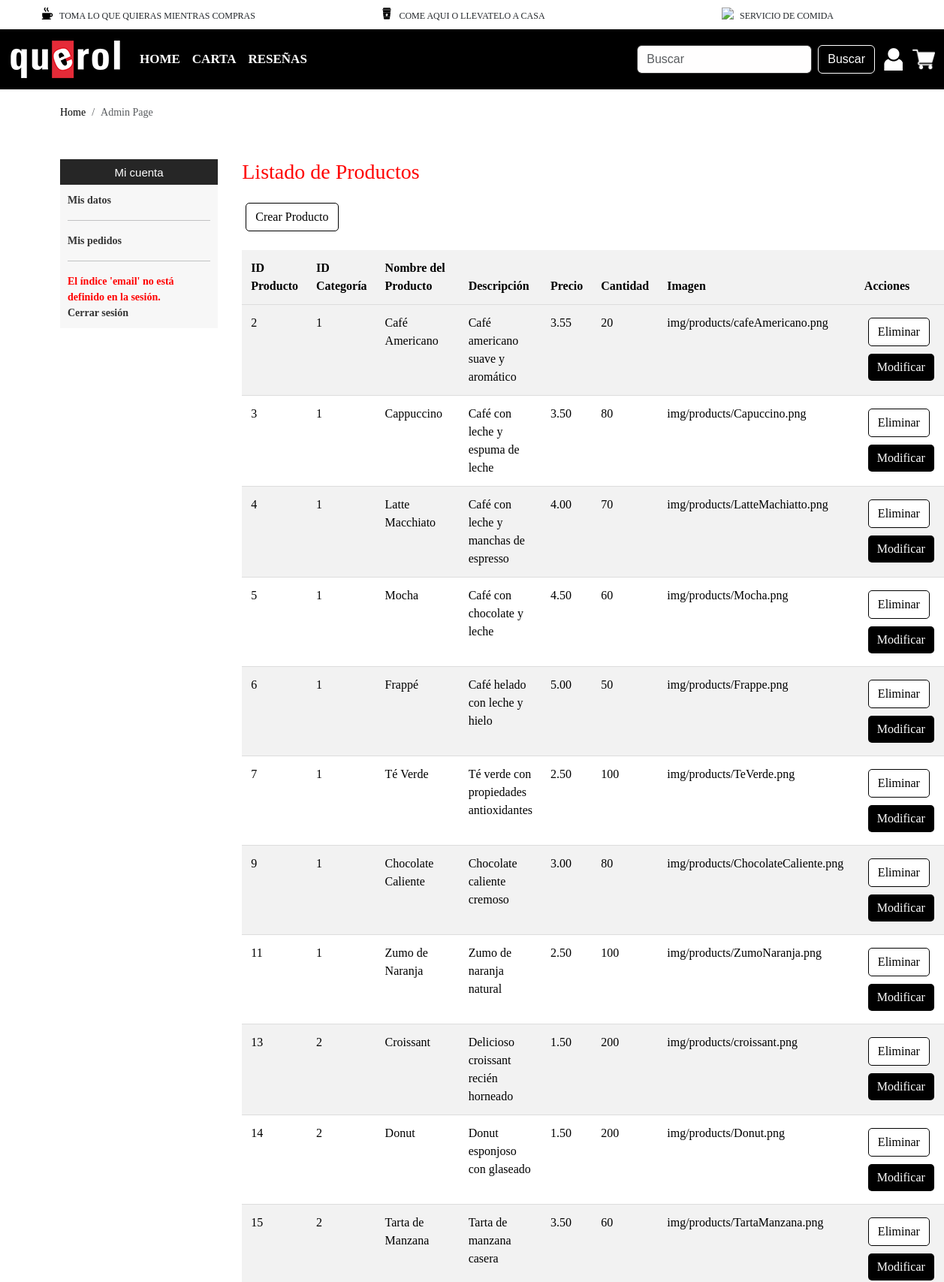
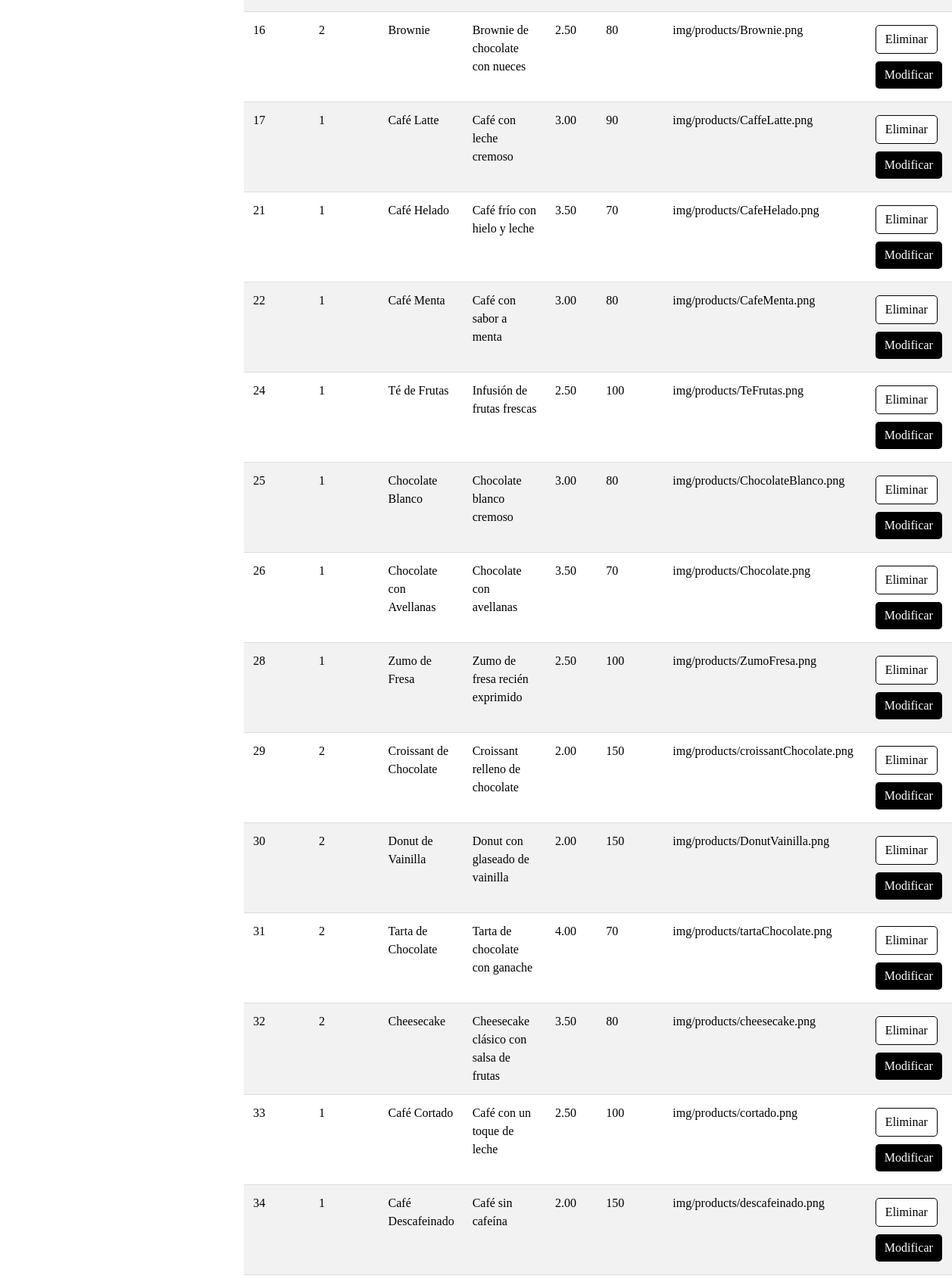
The page /views/adminPage.php (upper part) on the database its author committed (2 pictures, top to bottom).
### tables this page shows
CREATE TABLE `productos` (
  `ID_PRODUCTO` int(11) NOT NULL,
  `ID_CATEGORIA` int(11) NOT NULL,
  `NOMBRE_PRODUCTO` varchar(50) NOT NULL,
  `DESCRIPCION` varchar(250) NOT NULL,
  `PRECIO` double(5,2) NOT NULL,
  `CANTIDAD` int(11) NOT NULL,
  `IMG` varchar(250) NOT NULL,
  `PRECIO_DESCUENTO` int(11) NOT NULL
);

### model/productoDAO.php (called while the page is built, shortened)
<?php
final class productoDAO
{
    public static function getAllProducto()
    {
        $con = DataBase::connect();
        $sql = "SELECT * FROM productos";
        if ($resultado = $con->query($sql)) {
            while ($productoDB = $resultado->fetch_object()) {
                $allproducts[] = $productoDB;
            }
            return $allproducts;
        }
    }
}
?>

### views/adminPage.php (the view, shortened to what this page needs)
<!DOCTYPE html>
<html lang="en">
<head>
  <link href="https://cdn.jsdelivr.net/npm/bootstrap@5.3.2/dist/css/bootstrap.min.css" rel="stylesheet"
>
  <link rel="stylesheet" href="Style\styleadminpage.css">
</head>
<body>
  <header>
    <section>
      <div class="row">
        <div class="Header2 col-12 col-md-4 text-sm-center">
          <img src="img/icons/coffee.png" alt="coffee">
          <h3 class="text-sm">TOMA LO QUE QUIERAS MIENTRAS COMPRAS</h3>
        </div>
        <div class="Header2 col-12 col-md-4 text-sm-center">
          <img src="img/icons/coffee-cup.png" alt="coffee">
          <h3 class="text-sm">COME AQUI O LLEVATELO A CASA</h3>
        </div>
        <div class="Header2 col-12 col-md-4 text-sm-center">
          <img src="img/icons/cake.png" alt="cake">
          <h3 class="text-sm">SERVICIO DE COMIDA</h3>
        </div>
      </div>
    </section>
    <div class="header3">
      <nav class="navbar navbar-expand-lg bg-body-tertiary">
        <div class="container-fluid">
          <a class="navbar-brand" href="?controller=producto"><img src="img\IMGHome\logo_principal.png" alt="logo"></a>
          <div class="collapse navbar-collapse" id="navbarSupportedContent">
            <ul class="navbar-nav me-auto mb-2 mb-lg-0">
              <li class="nav-item">
                <a class="nav-link active" aria-current="page" href="?controller=producto">HOME</a>
              </li>
              <li class="nav-item">
                <a class="nav-link active" aria-current="page" href="?controller=producto&action=Carta">CARTA</a>
              </li>
              <li class="nav-item">
                <a class="nav-link active" aria-current="page" href="?controller=producto&action=Reseñas">RESEÑAS</a>
              </li>
            </ul>
            <form class="d-flex" role="search">
              <input class="form-control me-2" type="search" placeholder="Buscar" aria-label="Buscar">
              <button class="btn" type="submit">Buscar</button>
            </form>
            <a class="navbar-account" href="?controller=usuario&action=redirectToPage"><img
                src="img\icons\icon-account.png" alt="logo"></a>
            <a class="navbar-cart" href="?controller=producto&action=Carrito">
              <img src="img\icons\carrito-de-compras.png" alt="logo">
            </a>
          </div>
        </div>
      </nav>
    </div>
  </header>
  <section class="breadcrumb">
    <nav aria-label="breadcrumb">
      <ol class="breadcrumb">
        <li class="breadcrumb-item"><a href="?controller=producto">Home</a></li>
        <li class="breadcrumb-item active" aria-current="page">Admin Page</li>
      </ol>
    </nav>
  </section>
  <div class="row">
    <div class="col-md-3">
      <div class="menumyaccount" id="cssmenu">
        <h3>Mi cuenta</h3>
        <ul>
          <li><a href="?controller=usuario&action=dashboard" title="Mis Datos">Mis datos</a></li>
          <hr>
          <li><a href="?controller=usuario&action=mispedidos" title="Mis pedidos">Mis pedidos</a></li>
          <hr>
          <?php
          if (isset($_SESSION['email'])) {
            $emailUsuario = $_SESSION['email'];
            $permisoUsuario = usuarioController::obtenerPermisoUsuario($emailUsuario);
            if ($permisoUsuario == 0) {
              echo '<li>Pagina Administrador</li><hr>';
            }
          } else {
            echo "<li>El índice 'email' no está definido en la sesión.</li>";
          }
          ?>
          <li><a href="?controller=usuario&action=CerrarSesion" title="Cerrar sesión">Cerrar sesión</a></li>
        </ul>
      </div>
    </div>
    <div class="col-md-9">
      <section class="tablaProductos">
        <h2>Listado de Productos</h2>
        <a href="?controller=producto&action=crearProducto" class="btn btn-primary">Crear Producto</a>
        <table class="table table-striped table-hover">
          <thead>
            <tr>
              <th>ID Producto</th>
              <th>ID Categoría</th>
              <th>Nombre del Producto</th>
              <th>Descripción</th>
              <th>Precio</th>
              <th>Cantidad</th>
              <th>Imagen</th>
              <th>Acciones</th>
            </tr>
          </thead>
          <tbody>
            <?php
            $productos = productoDAO::getAllProducto();
            foreach ($productos as $producto) {
              echo '<tr>';
              echo '<td>' . $producto->ID_PRODUCTO . '</td>';
              echo '<td>' . $producto->ID_CATEGORIA . '</td>';
              echo '<td>' . $producto->NOMBRE_PRODUCTO . '</td>';
              echo '<td>' . $producto->DESCRIPCION . '</td>';
              echo '<td>' . $producto->PRECIO . '</td>';
              echo '<td>' . $producto->CANTIDAD . '</td>';
              echo '<td>' . $producto->IMG . '</td>';
              echo '<td>
                        <a href="?controller=producto&action=eliminarProducto&id=' . $producto->ID_PRODUCTO . '" class="btn btn-primary">Eliminar</a>
                        <a href="?controller=producto&action=modificarProducto&id=' . $producto->ID_PRODUCTO . '" class="btn btn-info">Modificar</a>
                    </td>';
              echo '</tr>';
            }
            ?>
          </tbody>
        </table>
      </section>
    </div>
</body>
</html>

### Style/styleadminpage.css (style rules this page uses)
body { margin: 0 auto; }
.Header2 { display: flex; justify-content: center; height: 38.8px; }
.Header2 h3 { font-family: DIN; font-size: 12px; padding-top: 14px; }
.Header2 img { width: 16px; height: 16px; margin-right: 8px; margin-top: 10px; }
.row { max-width: 100%; }
.header3 .navbar { background-color: #000 !important; }
.header3 .navbar-nav .nav-link { color: #fff !important; }
.header3 .navbar .form-control { background-color: #fffefe; color: #000000; border-color: #333; }
.btn { border-color: white; color: white; }
.navbar-account { margin-left: 10px; }
.navbar-cart img { margin-left: 10px; max-width: 30px; height: 30px; }
.collapse.navbar-collapse a { padding: 0; border: 0; font-size: 100%; vertical-align: baseline; font-size: 17px; font-family: DIN; font-weight: bold; }
body { font-family: Arial, sans-serif; margin: 0; }
.row { display: flex; flex-wrap: wrap; }
.breadcrumb nav { text-decoration: none; color: black; font-size: 14px; font-family: DIN; font-weight: 400; margin-top: 20px; margin-left: 80px; }
.breadcrumb a { text-decoration: none; color: black; }
.col-md-3 { width: 25%; }
.menumyaccount { background-color: #f7f7f7; margin-bottom: 20px; margin-left: 80px; margin-top: 20px; }
.menumyaccount h3 { font-size: 15px; background: #262626; text-align: center; color: white; padding: 9px 15px; margin-top: 8px; padding-bottom: 7px; margin-bottom: 0; }
.menumyaccount ul { list-style: none; padding: 10px; font-family: DIN; font-size: 14px; }
.menumyaccount ul li { color: red; text-decoration: none; font-weight: bold; }
.menumyaccount ul li a { text-decoration: none; color: #333; font-weight: bold; }
.col-md-9 { width: 75%; padding: 20px; margin-bottom: 20px; font-family: DIN; }
.col-md-9 h2 { font-size: 28px; margin-bottom: 20px; color: #ff0000; font-family: DIN; }
.btn-info, .btn-primary { display: inline-block; font-size: 16px; text-decoration: none; color: #fff; border: none; border-radius: 5px; cursor: pointer; margin-bottom: 10px; margin: 5px; }
.btn-info { background-color: #000000; }
.btn-primary { background-color: #ffffff; color: #000; border: 1px solid #000; }
.table { width: 100%; border-collapse: collapse; margin-top: 20px; }
.table th, .table td { padding: 12px; text-align: left; border-bottom: 1px solid #ddd; }
.table th { background-color: #f2f2f2; }

### rows shown on the page
productos: ID_PRODUCTO "2", ID_CATEGORIA "1", NOMBRE_PRODUCTO "Café Americano", DESCRIPCION "Café americano suave y aromático", PRECIO "3.55", CANTIDAD "20", IMG "img/products/cafeAmericano.png"
productos: ID_PRODUCTO "3", ID_CATEGORIA "1", NOMBRE_PRODUCTO "Cappuccino", DESCRIPCION "Café con leche y espuma de leche", PRECIO "3.50", CANTIDAD "80", IMG "img/products/Capuccino.png"
productos: ID_PRODUCTO "4", ID_CATEGORIA "1", NOMBRE_PRODUCTO "Latte Macchiato", DESCRIPCION "Café con leche y manchas de espresso", PRECIO "4.00", CANTIDAD "70", IMG "img/products/LatteMachiatto.png"
productos: ID_PRODUCTO "5", ID_CATEGORIA "1", NOMBRE_PRODUCTO "Mocha", DESCRIPCION "Café con chocolate y leche", PRECIO "4.50", CANTIDAD "60", IMG "img/products/Mocha.png"
productos: ID_PRODUCTO "6", ID_CATEGORIA "1", NOMBRE_PRODUCTO "Frappé", DESCRIPCION "Café helado con leche y hielo", PRECIO "5.00", CANTIDAD "50", IMG "img/products/Frappe.png"
productos: ID_PRODUCTO "7", ID_CATEGORIA "1", NOMBRE_PRODUCTO "Té Verde", DESCRIPCION "Té verde con propiedades antioxidantes", PRECIO "2.50", CANTIDAD "100", IMG "img/products/TeVerde.png"
productos: ID_PRODUCTO "9", ID_CATEGORIA "1", NOMBRE_PRODUCTO "Chocolate Caliente", DESCRIPCION "Chocolate caliente cremoso", PRECIO "3.00", CANTIDAD "80", IMG "img/products/ChocolateCaliente.png"
productos: ID_PRODUCTO "11", ID_CATEGORIA "1", NOMBRE_PRODUCTO "Zumo de Naranja", DESCRIPCION "Zumo de naranja natural", PRECIO "2.50", CANTIDAD "100", IMG "img/products/ZumoNaranja.png"
productos: ID_PRODUCTO "13", ID_CATEGORIA "2", NOMBRE_PRODUCTO "Croissant", DESCRIPCION "Delicioso croissant recién horneado", PRECIO "1.50", CANTIDAD "200", IMG "img/products/croissant.png"
productos: ID_PRODUCTO "14", ID_CATEGORIA "2", NOMBRE_PRODUCTO "Donut", DESCRIPCION "Donut esponjoso con glaseado", PRECIO "1.50", CANTIDAD "200", IMG "img/products/Donut.png"
productos: ID_PRODUCTO "15", ID_CATEGORIA "2", NOMBRE_PRODUCTO "Tarta de Manzana", DESCRIPCION "Tarta de manzana casera", PRECIO "3.50", CANTIDAD "60", IMG "img/products/TartaManzana.png"
productos: ID_PRODUCTO "16", ID_CATEGORIA "2", NOMBRE_PRODUCTO "Brownie", DESCRIPCION "Brownie de chocolate con nueces", PRECIO "2.50", CANTIDAD "80", IMG "img/products/Brownie.png"
productos: ID_PRODUCTO "17", ID_CATEGORIA "1", NOMBRE_PRODUCTO "Café Latte", DESCRIPCION "Café con leche cremoso", PRECIO "3.00", CANTIDAD "90", IMG "img/products/CaffeLatte.png"
productos: ID_PRODUCTO "21", ID_CATEGORIA "1", NOMBRE_PRODUCTO "Café Helado", DESCRIPCION "Café frío con hielo y leche", PRECIO "3.50", CANTIDAD "70", IMG "img/products/CafeHelado.png"
productos: ID_PRODUCTO "22", ID_CATEGORIA "1", NOMBRE_PRODUCTO "Café Menta", DESCRIPCION "Café con sabor a menta", PRECIO "3.00", CANTIDAD "80", IMG "img/products/CafeMenta.png"
productos: ID_PRODUCTO "24", ID_CATEGORIA "1", NOMBRE_PRODUCTO "Té de Frutas", DESCRIPCION "Infusión de frutas frescas", PRECIO "2.50", CANTIDAD "100", IMG "img/products/TeFrutas.png"
productos: ID_PRODUCTO "25", ID_CATEGORIA "1", NOMBRE_PRODUCTO "Chocolate Blanco", DESCRIPCION "Chocolate blanco cremoso", PRECIO "3.00", CANTIDAD "80", IMG "img/products/ChocolateBlanco.png"
productos: ID_PRODUCTO "26", ID_CATEGORIA "1", NOMBRE_PRODUCTO "Chocolate con Avellanas", DESCRIPCION "Chocolate con avellanas", PRECIO "3.50", CANTIDAD "70", IMG "img/products/Chocolate.png"
productos: ID_PRODUCTO "28", ID_CATEGORIA "1", NOMBRE_PRODUCTO "Zumo de Fresa", DESCRIPCION "Zumo de fresa recién exprimido", PRECIO "2.50", CANTIDAD "100", IMG "img/products/ZumoFresa.png"
productos: ID_PRODUCTO "29", ID_CATEGORIA "2", NOMBRE_PRODUCTO "Croissant de Chocolate", DESCRIPCION "Croissant relleno de chocolate", PRECIO "2.00", CANTIDAD "150", IMG "img/products/croissantChocolate.png"
productos: ID_PRODUCTO "30", ID_CATEGORIA "2", NOMBRE_PRODUCTO "Donut de Vainilla", DESCRIPCION "Donut con glaseado de vainilla", PRECIO "2.00", CANTIDAD "150", IMG "img/products/DonutVainilla.png"
productos: ID_PRODUCTO "31", ID_CATEGORIA "2", NOMBRE_PRODUCTO "Tarta de Chocolate", DESCRIPCION "Tarta de chocolate con ganache", PRECIO "4.00", CANTIDAD "70", IMG "img/products/tartaChocolate.png"
productos: ID_PRODUCTO "32", ID_CATEGORIA "2", NOMBRE_PRODUCTO "Cheesecake", DESCRIPCION "Cheesecake clásico con salsa de frutas", PRECIO "3.50", CANTIDAD "80", IMG "img/products/cheesecake.png"
productos: ID_PRODUCTO "33", ID_CATEGORIA "1", NOMBRE_PRODUCTO "Café Cortado", DESCRIPCION "Café con un toque de leche", PRECIO "2.50", CANTIDAD "100", IMG "img/products/cortado.png"
productos: ID_PRODUCTO "34", ID_CATEGORIA "1", NOMBRE_PRODUCTO "Café Descafeinado", DESCRIPCION "Café sin cafeína", PRECIO "2.00", CANTIDAD "150", IMG "img/products/descafeinado.png"
